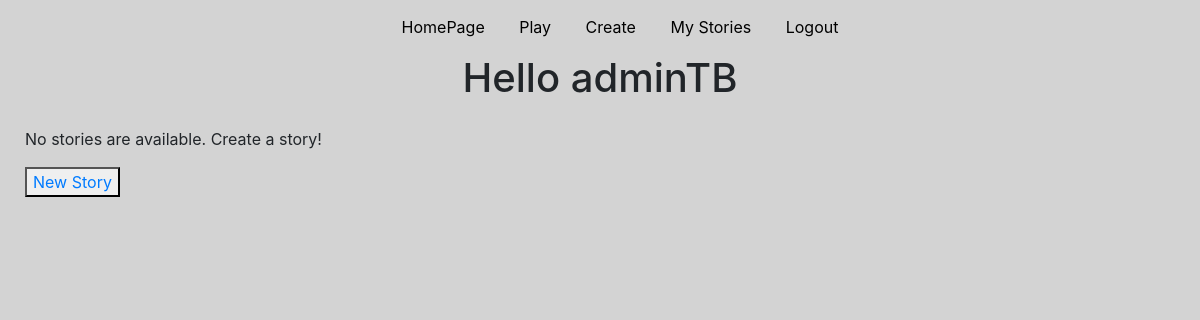
The app's page /AdvAPP/authen/stories/ (signed in), older data.
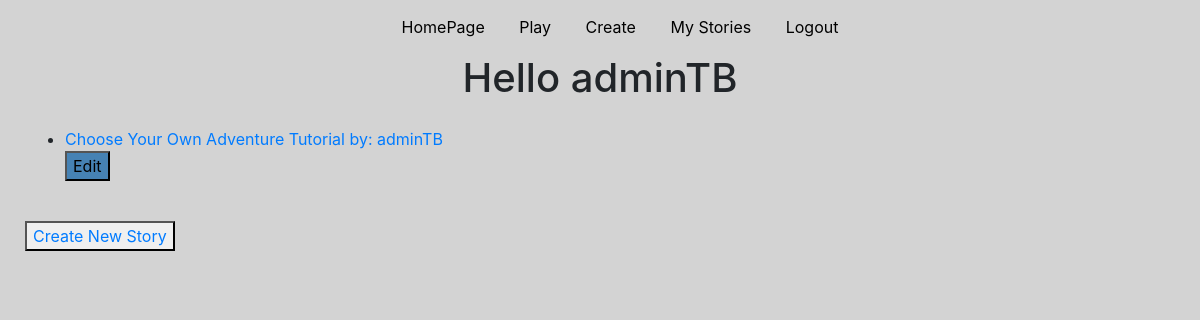
The same page, newer data.
### AdvAPP/models.py (models this page shows)
class Stories(models.Model):
    story_title = models.CharField(max_length=100, default="Choose Your Own Adventure")
    author = models.CharField(max_length=100, default="anonymous")
    published = models.BooleanField(default=False)
    def __str__(self):
        return self.story_title

### authen/views.py (the view)
# urls.py: path('stories/', views.user_stories, name='user_stories'),
def user_stories(request):
    if request.user.is_authenticated:
        username = request.user.get_username()
        stories_list = Stories.objects.all().filter(author=username)
        start_list = ChoiceText.objects.all().filter(choice_text="Start", choice_of__story__author=username).values_list('choice_of', flat=True)
        my_dict = dict(zip(start_list, stories_list))
        context = {
            'my_dict': my_dict,
            'stories_list': stories_list,
            'start_list': start_list
        }
        return render(request, 'authen/userstories.html', context)
    else:
        return redirect('AdvAPP:homepage')

### templates/authen/userstories.html
{% extends 'base.html' %}
{% block nav %} {% include "navbar.html" %} {% endblock %}
{% block content %}
    {% if user.is_authenticated %}
        <h1>Hello {{ user.username }}</h1>
        <div id="maincontent">
            {% if stories_list %}
            <ul>
            {% for id, value in my_dict.items %}
                <form action="../edit/{{value}}" method="get">
                    <li><a href="/AdvAPP/{{ id }}/">{{ value }} by: {{ value.author }}</a></li>
                    <button type="submit" id="edit">Edit</button>
                </form>
                <br>
            {% endfor %}
            </ul>
            <button><a href="{% url 'AdvAPP:authen:user_create' %}">Create New Story</a></button>
            {% else %}
                <p>No stories are available. Create a story!</p>
                <button><a href="{% url 'AdvAPP:authen:user_create' %}">New Story</a></button>
            {% endif %}
            {% else %}
                <h1>Not logged in! Please Login or Register</h1>
                <button><a href="{% url 'AdvAPP:authen:login' %}">Login</a></button>
            {% endif %}
        </div>
{% endblock %}

### templates/base.html (shortened to what this page needs)
<!DOCTYPE html>
{% load static %}
<html lang="en">
<head>
    <link rel="stylesheet" href="https://stackpath.bootstrapcdn.com/bootstrap/4.3.1/css/bootstrap.min.css"/>
    <link rel="stylesheet" href="{% static 'style.css' %}">
</head>
<body>
    {% block nav %}{% endblock %}
    {% block content %}
    {% endblock %}
</body>
</html>

### templates/navbar.html
<div id="nav">
    <ul>
        <li><a href="../homepage"> HomePage</a> </li>
        <li><a href="../play"> Play</a></li>
        <li><a href="../create"> Create</a> </li>
        {% if user.is_authenticated %}
            <li><a href={% url 'AdvAPP:authen:user_stories' %}>My Stories</a></li>
            <li><a href="{% url 'AdvAPP:authen:logout' %}">Logout</a></li>
        {% else %}
            <li><a href="{% url 'AdvAPP:authen:login' %}">Login</a></li>
            <li><a href="../authen/register/">Register</a></li>
        {% endif %}
    </ul>
</div>

### static/style.css (style rules this page uses)
#nav a { color: black; padding: 15px; text-decoration: none; display: inline-block; }
#nav li { display: inline; }
#nav ul { list-style-type: none; margin: 0; }
#nav { align-content: center; text-align: center; }
h1 { align-content: center; text-align: center; }
body { background-color: lightgray; }
#edit { display: inline; background-color: steelblue; }
#maincontent { margin: 15px; padding: 10px; }

Row changes from the older to the newer data that the page shows:
added Stories: story_title "Choose Your Own Adventure Tutorial", author "adminTB"
Text that changed along with them:
text no longer shown: "No stories are available. Create a story! New Story"
text now shown: "Create New Story"
